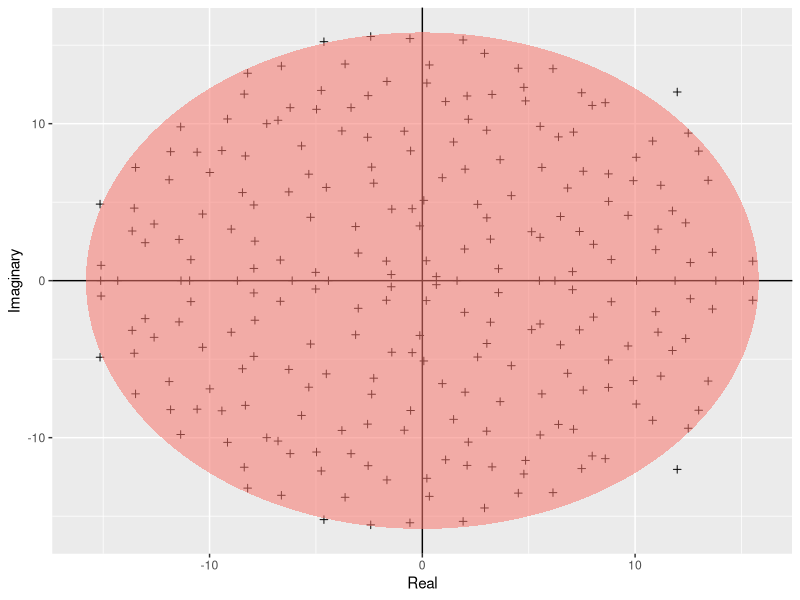

Generate this figure with R: (Note: this script raises an error after producing the figure.)
# Author: Yewshen Lim (y.lim20@imperial.ac.uk)
# Script: Girko.R
# Created: Nov 2020
#
# This script plots the Girko's law simulation, and saves the resulting figure
# to the results directory

rm(list = ls())

require(ggplot2)

# function that returns an ellipse
build_ellipse <- function(hradius, vradius) {
  npoints <- 250
  a <- seq(0, 2 * pi, length = npoints + 1)
  x <- hradius * cos(a)
  y <- vradius * sin(a)
  return(data.frame(x = x, y = y))
}

N <- 250 # Assign size of the matrix

M <- matrix(rnorm(N * N), N, N) # Build the matrix

eigvals <- eigen(M)$values # Find the eigenvalues

# Build a dataframe
eigDF <- data.frame("Real" = Re(eigvals), "Imaginary" = Im(eigvals))

my_radius <- sqrt(N) # The radius of the circle is sqrt(N)

ellDF <- build_ellipse(my_radius, my_radius) # Dataframe to plot the ellipse

names(ellDF) <- c("Real", "Imaginary") # rename the columns
# plot the eigenvalues
p <- ggplot(eigDF, aes(x = Real, y = Imaginary))
p <- p +
  geom_point(shape = I(3)) +
  theme(legend.position = "none")

# now add the vertical and horizontal line
p <- p + geom_hline(aes(yintercept = 0))
p <- p + geom_vline(aes(xintercept = 0))

# finally, add the ellipse
p <- p + geom_polygon(data = ellDF,
                      aes(x = Real, y = Imaginary, alpha = 1/20, fill = "red"))

pdf("../Results/Girko.pdf")
p
dev.off()